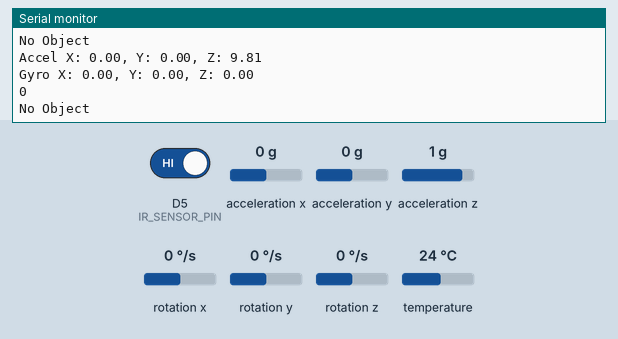
Simulated run of this sketch. Board: ESP8266 (NodeMCU). On the bench: the last lines printed to the serial monitor. The inputs (shaded band) are chosen by the test bench; at power-on: D5 (IR_SENSOR_PIN) HIGH, acceleration x 0 g, acceleration y 0 g, acceleration z 1 g, rotation x 0 °/s, rotation y 0 °/s, rotation z 0 °/s, temperature 24 °C.

Above: at 1.3 s.
1.4 s: D5 (IR_SENSOR_PIN) driven LOW
At 1.9 s:
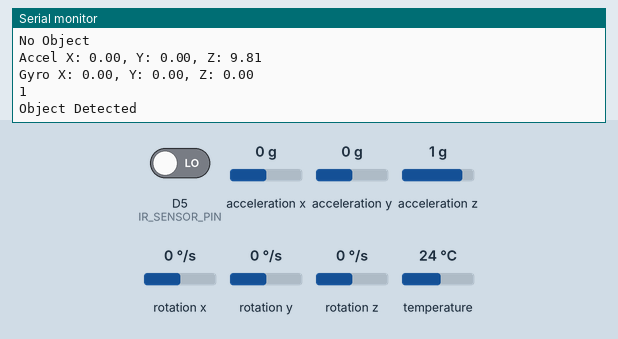
3.5 s: acceleration x set to -1.4 g
5.0 s: acceleration y set to -1.4 g
6.5 s: acceleration z set to -1.4 g
8.0 s: rotation x set to -192 °/s
At 8.9 s:
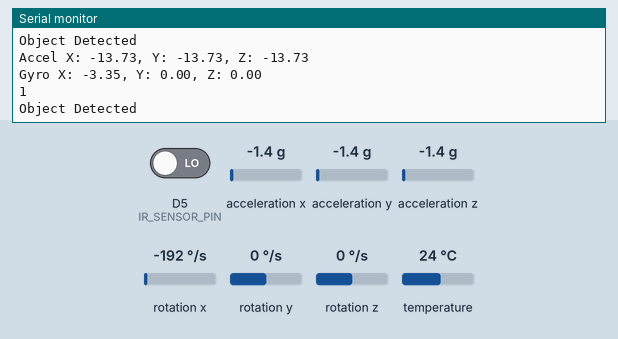
9.5 s: rotation y set to -192 °/s
At 10.5 s:
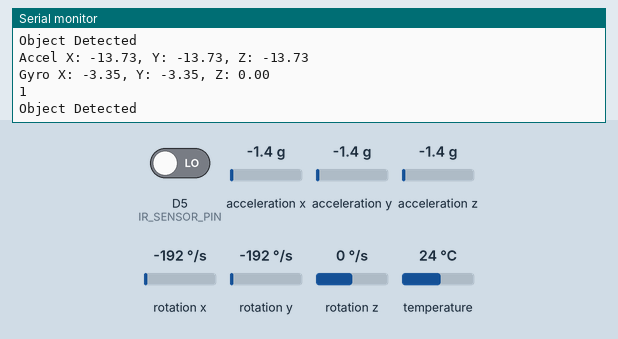

The sketch:

mpu6050.ino
```cpp
#include <Wire.h>
#include <Adafruit_MPU6050.h>
#include <Adafruit_Sensor.h>
#include <ezButton.h>  // The library to use for SW pin

Adafruit_MPU6050 mpu;

// IR Sensor Pin
#define IR_SENSOR_PIN D5


void setup() {
  Serial.begin(9600);

  // Initialize MPU6050
  if (!mpu.begin()) {
    Serial.println("Failed to find MPU6050 chip");
    while (1) {
      delay(10);
    }
  }
  Serial.println("MPU6050 Found!");

  // Configure the accelerometer and gyroscope
  mpu.setAccelerometerRange(MPU6050_RANGE_2_G);
  mpu.setGyroRange(MPU6050_RANGE_250_DEG);
  mpu.setFilterBandwidth(MPU6050_BAND_21_HZ);

  // Initialize IR Sensor
  pinMode(IR_SENSOR_PIN, INPUT);

}
void loop() {
  // Read MPU6050 data
  sensors_event_t a, g, temp;
  mpu.getEvent(&a, &g, &temp);

  Serial.print("Accel X: "); Serial.print(a.acceleration.x);
  Serial.print(", Y: "); Serial.print(a.acceleration.y);
  Serial.print(", Z: "); Serial.println(a.acceleration.z);

  Serial.print("Gyro X: "); Serial.print(g.gyro.x);
  Serial.print(", Y: "); Serial.print(g.gyro.y);
  Serial.print(", Z: "); Serial.println(g.gyro.z);

  // Read IR sensor
  int irValue = !digitalRead(IR_SENSOR_PIN);
  Serial.println(irValue);
  Serial.println(irValue ? "Object Detected" : "No Object");
  delay(500);


}
```

Measured:
- after the input at 1.4 s, the serial monitor: prints a new line after 0.17 s (image 1)
- after the input at 8.0 s, the serial monitor: prints a new line after 0.42 s (image 2)
- after the input at 9.5 s, the serial monitor: prints a new line after 0.52 s (image 3)
